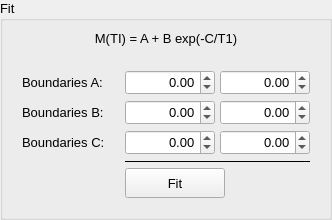
    <widget class="QGroupBox" name="fitWidget">
     <property name="font">
      <font>
       <pointsize>10</pointsize>
      </font>
     </property>
     <property name="title">
      <string>Fit</string>
     </property>
     <layout class="QVBoxLayout" name="verticalLayout_5">
      <property name="spacing">
       <number>5</number>
      </property>
      <property name="leftMargin">
       <number>10</number>
      </property>
      <property name="topMargin">
       <number>10</number>
      </property>
      <property name="rightMargin">
       <number>10</number>
      </property>
      <property name="bottomMargin">
       <number>10</number>
      </property>
      <item>
       <widget class="QLabel" name="label_8">
        <property name="font">
         <font>
          <pointsize>10</pointsize>
         </font>
        </property>
        <property name="text">
         <string>M(TI) = A + B exp(-C/T1)</string>
        </property>
        <property name="alignment">
         <set>Qt::AlignCenter</set>
        </property>
       </widget>
      </item>
      <item>
       <spacer name="verticalSpacer_2">
        <property name="orientation">
         <enum>Qt::Vertical</enum>
        </property>
        <property name="sizeType">
         <enum>QSizePolicy::Fixed</enum>
        </property>
        <property name="sizeHint" stdset="0">
         <size>
          <width>20</width>
          <height>10</height>
         </size>
        </property>
       </spacer>
      </item>
      <item>
       <widget class="QWidget" name="formWidget" native="true">
        <layout class="QFormLayout" name="formLayout">
         <property name="horizontalSpacing">
          <number>20</number>
         </property>
         <property name="verticalSpacing">
          <number>5</number>
         </property>
         <item row="0" column="1">
          <layout class="QHBoxLayout" name="horizontalLayout_6">
           <property name="spacing">
            <number>5</number>
           </property>
           <item>
            <widget class="QDoubleSpinBox" name="fitBoundA1_input">
             <property name="sizePolicy">
              <sizepolicy hsizetype="Fixed" vsizetype="Fixed">
               <horstretch>0</horstretch>
               <verstretch>0</verstretch>
              </sizepolicy>
             </property>
             <property name="minimumSize">
              <size>
               <width>90</width>
               <height>25</height>
              </size>
             </property>
             <property name="maximumSize">
              <size>
               <width>80</width>
               <height>25</height>
              </size>
             </property>
             <property name="font">
              <font>
               <pointsize>10</pointsize>
              </font>
             </property>
             <property name="alignment">
              <set>Qt::AlignRight|Qt::AlignTrailing|Qt::AlignVCenter</set>
             </property>
             <property name="decimals">
              <number>2</number>
             </property>
             <property name="minimum">
              <double>-999999.000000000000000</double>
             </property>
             <property name="maximum">
              <double>999999.000000000000000</double>
             </property>
             <property name="singleStep">
              <double>10.000000000000000</double>
             </property>
            </widget>
           </item>
           <item>
            <widget class="QDoubleSpinBox" name="fitBoundA2_input">
             <property name="sizePolicy">
              <sizepolicy hsizetype="Fixed" vsizetype="Fixed">
               <horstretch>0</horstretch>
               <verstretch>0</verstretch>
              </sizepolicy>
             </property>
             <property name="minimumSize">
              <size>
               <width>90</width>
               <height>25</height>
              </size>
             </property>
             <property name="maximumSize">
              <size>
               <width>80</width>
               <height>25</height>
              </size>
             </property>
             <property name="font">
              <font>
               <pointsize>10</pointsize>
              </font>
             </property>
             <property name="alignment">
              <set>Qt::AlignRight|Qt::AlignTrailing|Qt::AlignVCenter</set>
             </property>
             <property name="decimals">
              <number>2</number>
             </property>
             <property name="minimum">
              <double>-999999.000000000000000</double>
             </property>
             <property name="maximum">
              <double>999999.000000000000000</double>
             </property>
             <property name="singleStep">
              <double>10.000000000000000</double>
             </property>
            </widget>
           </item>
          </layout>
         </item>
         <item row="0" column="0">
          <widget class="QLabel" name="label_5">
           <property name="font">
            <font>
             <pointsize>10</pointsize>
            </font>
           </property>
           <property name="text">
            <string>Boundaries A:</string>
           </property>
          </widget>
         </item>
         <item row="1" column="1">
          <layout class="QHBoxLayout" name="horizontalLayout_7">
           <property name="spacing">
            <number>5</number>
           </property>
           <item>
            <widget class="QDoubleSpinBox" name="fitBoundB1_input">
             <property name="minimumSize">
              <size>
               <width>90</width>
               <height>25</height>
              </size>
             </property>
             <property name="maximumSize">
              <size>
               <width>80</width>
               <height>25</height>
              </size>
             </property>
             <property name="font">
              <font>
               <pointsize>10</pointsize>
              </font>
             </property>
             <property name="alignment">
              <set>Qt::AlignRight|Qt::AlignTrailing|Qt::AlignVCenter</set>
             </property>
             <property name="decimals">
              <number>2</number>
             </property>
             <property name="minimum">
              <double>-999999.000000000000000</double>
             </property>
             <property name="maximum">
              <double>999999.000000000000000</double>
             </property>
             <property name="singleStep">
              <double>10.000000000000000</double>
             </property>
            </widget>
           </item>
           <item>
            <widget class="QDoubleSpinBox" name="fitBoundB2_input">
             <property name="sizePolicy">
              <sizepolicy hsizetype="Fixed" vsizetype="Fixed">
               <horstretch>0</horstretch>
               <verstretch>0</verstretch>
              </sizepolicy>
             </property>
             <property name="minimumSize">
              <size>
               <width>90</width>
               <height>25</height>
              </size>
             </property>
             <property name="maximumSize">
              <size>
               <width>80</width>
               <height>25</height>
              </size>
             </property>
             <property name="font">
              <font>
               <pointsize>10</pointsize>
              </font>
             </property>
             <property name="alignment">
              <set>Qt::AlignRight|Qt::AlignTrailing|Qt::AlignVCenter</set>
             </property>
             <property name="decimals">
              <number>2</number>
             </property>
             <property name="minimum">
              <double>-999999.000000000000000</double>
             </property>
             <property name="maximum">
              <double>999999.000000000000000</double>
             </property>
             <property name="singleStep">
              <double>10.000000000000000</double>
             </property>
            </widget>
           </item>
          </layout>
         </item>
         <item row="2" column="1">
          <layout class="QHBoxLayout" name="horizontalLayout_8">
           <property name="spacing">
            <number>5</number>
           </property>
           <item>
            <widget class="QDoubleSpinBox" name="fitBoundC1_input">
             <property name="minimumSize">
              <size>
               <width>90</width>
               <height>25</height>
              </size>
             </property>
             <property name="maximumSize">
              <size>
               <width>80</width>
               <height>25</height>
              </size>
             </property>
             <property name="font">
              <font>
               <pointsize>10</pointsize>
              </font>
             </property>
             <property name="alignment">
              <set>Qt::AlignRight|Qt::AlignTrailing|Qt::AlignVCenter</set>
             </property>
             <property name="decimals">
              <number>2</number>
             </property>
             <property name="minimum">
              <double>-999999.000000000000000</double>
             </property>
             <property name="maximum">
              <double>999999.000000000000000</double>
             </property>
             <property name="singleStep">
              <double>0.050000000000000</double>
             </property>
            </widget>
           </item>
           <item>
            <widget class="QDoubleSpinBox" name="fitBoundC2_input">
             <property name="sizePolicy">
              <sizepolicy hsizetype="Fixed" vsizetype="Fixed">
               <horstretch>0</horstretch>
               <verstretch>0</verstretch>
              </sizepolicy>
             </property>
             <property name="minimumSize">
              <size>
               <width>90</width>
               <height>25</height>
              </size>
             </property>
             <property name="maximumSize">
              <size>
               <width>80</width>
               <height>25</height>
              </size>
             </property>
             <property name="font">
              <font>
               <pointsize>10</pointsize>
              </font>
             </property>
             <property name="alignment">
              <set>Qt::AlignRight|Qt::AlignTrailing|Qt::AlignVCenter</set>
             </property>
             <property name="decimals">
              <number>2</number>
             </property>
             <property name="minimum">
              <double>-999999.000000000000000</double>
             </property>
             <property name="maximum">
              <double>999999.000000000000000</double>
             </property>
             <property name="singleStep">
              <double>0.050000000000000</double>
             </property>
            </widget>
           </item>
          </layout>
         </item>
         <item row="1" column="0">
          <widget class="QLabel" name="label_6">
           <property name="font">
            <font>
             <pointsize>10</pointsize>
            </font>
           </property>
           <property name="text">
            <string>Boundaries B:</string>
           </property>
          </widget>
         </item>
         <item row="2" column="0">
          <widget class="QLabel" name="label_7">
           <property name="font">
            <font>
             <pointsize>10</pointsize>
            </font>
           </property>
           <property name="text">
            <string>Boundaries C:</string>
           </property>
          </widget>
         </item>
         <item row="3" column="1">
          <widget class="Line" name="line_3">
           <property name="frameShadow">
            <enum>QFrame::Plain</enum>
           </property>
           <property name="orientation">
            <enum>Qt::Horizontal</enum>
           </property>
          </widget>
         </item>
         <item row="4" column="1">
          <widget class="QPushButton" name="calcFit_btn">
           <property name="sizePolicy">
            <sizepolicy hsizetype="Fixed" vsizetype="Fixed">
             <horstretch>0</horstretch>
             <verstretch>0</verstretch>
            </sizepolicy>
           </property>
           <property name="minimumSize">
            <size>
             <width>100</width>
             <height>30</height>
            </size>
           </property>
           <property name="maximumSize">
            <size>
             <width>100</width>
             <height>30</height>
            </size>
           </property>
           <property name="font">
            <font>
             <pointsize>10</pointsize>
            </font>
           </property>
           <property name="text">
            <string>Fit</string>
           </property>
          </widget>
         </item>
        </layout>
       </widget>
      </item>
     </layout>
    </widget>
